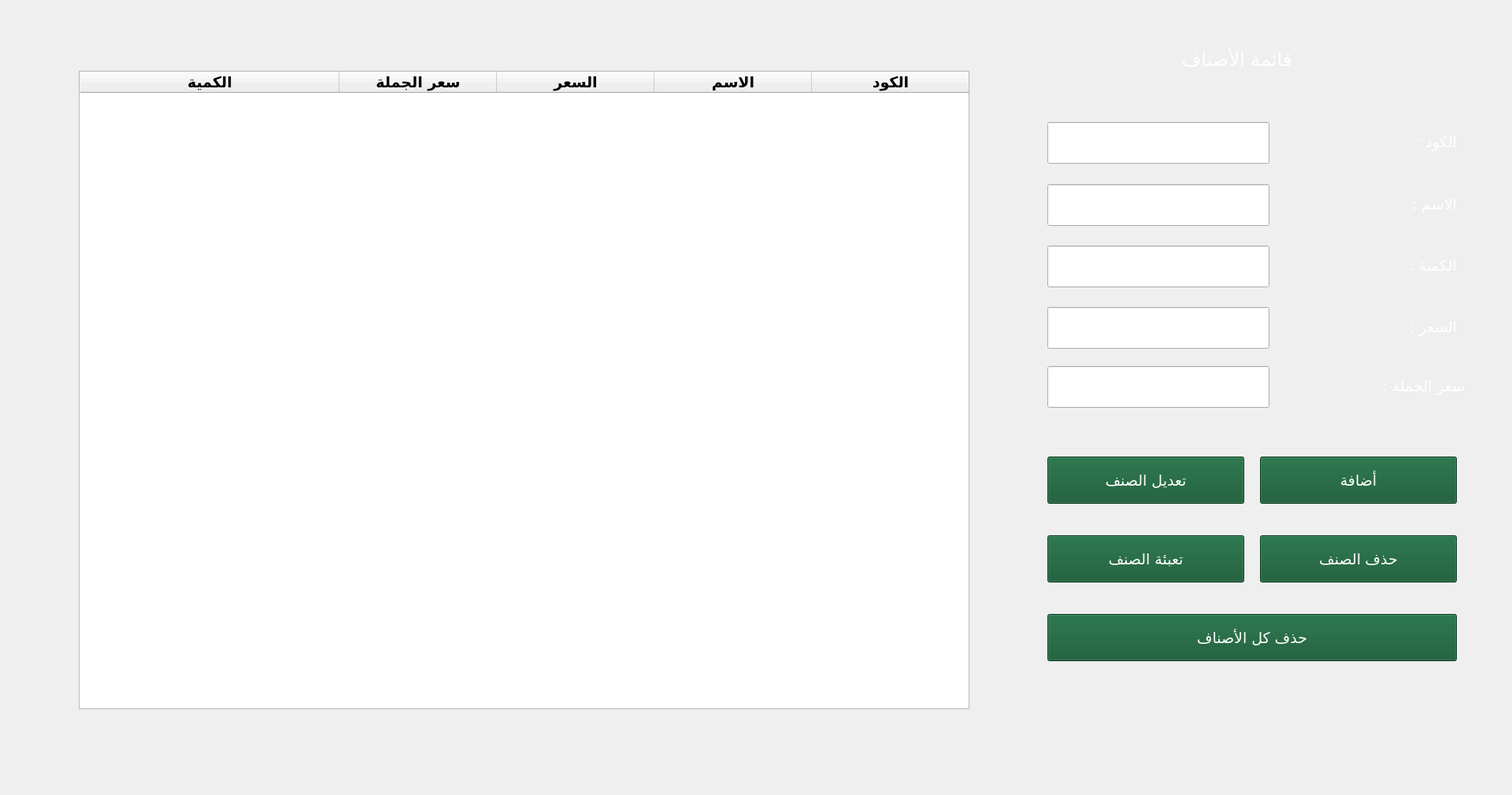
<?xml version="1.0" encoding="UTF-8"?>
<ui version="4.0">
 <class>MainWindow</class>
 <widget class="QMainWindow" name="MainWindow">
  <property name="geometry">
   <rect>
    <x>0</x>
    <y>0</y>
    <width>1920</width>
    <height>1010</height>
   </rect>
  </property>
  <property name="font">
   <font>
    <family>Emad-Diana eXtra</family>
    <pointsize>12</pointsize>
    <weight>75</weight>
    <bold>true</bold>
   </font>
  </property>
  <property name="windowTitle">
   <string>قائمة القطع</string>
  </property>
  <property name="layoutDirection">
   <enum>Qt::LeftToRight</enum>
  </property>
  <widget class="QWidget" name="centralwidget">
   <widget class="QLineEdit" name="lineEdit_purePrice">
    <property name="geometry">
     <rect>
      <x>1330</x>
      <y>465</y>
      <width>282</width>
      <height>53</height>
     </rect>
    </property>
    <property name="styleSheet">
     <string notr="true">QLineEdit {
  width: 580px;
  height: 73px;
  object-fit: contain;
  opacity: 0.8;
  background-color: #fffff;
  object-fit: contain;
  font-family: Emad-DianaeXtra;
  font-size: 31px;
  font-weight: normal;
  font-stretch: normal;
  font-style: normal;
  line-height: 0.04;
  letter-spacing: normal;
  text-align: left;
 padding: 0 18 px;
selection-background-color: darkgray;
  color: black;}</string>
    </property>
   </widget>
   <widget class="QLabel" name="label_5">
    <property name="geometry">
     <rect>
      <x>1629</x>
      <y>465</y>
      <width>231</width>
      <height>51</height>
     </rect>
    </property>
    <property name="font">
     <font>
      <family>Emad-Diana eXtra</family>
      <pointsize>14</pointsize>
      <weight>50</weight>
      <italic>false</italic>
      <bold>false</bold>
     </font>
    </property>
    <property name="styleSheet">
     <string notr="true">QLabel{
 width: 156px;
  height: 26px;
  object-fit: contain;
  font-weight: normal;
  font-stretch: normal;
  font-style: normal;
  line-height: 0.04;
  letter-spacing: normal;
  text-align: right;
  color: #ffffff;}</string>
    </property>
    <property name="text">
     <string>سعر الجملة :</string>
    </property>
   </widget>
   <widget class="QTableWidget" name="tableWidget">
    <property name="geometry">
     <rect>
      <x>100</x>
      <y>90</y>
      <width>1131</width>
      <height>811</height>
     </rect>
    </property>
    <property name="layoutDirection">
     <enum>Qt::RightToLeft</enum>
    </property>
    <property name="styleSheet">
     <string notr="true">QTableWidget{
  background-color:#fffff;
  object-fit: contain;
  font-family: Emad-DianaeXtra;
  font-size: 25px;
  font-weight: normal;
  font-stretch: normal;
  font-style: normal;
  line-height: 0.04;
  letter-spacing: normal;
  text-align: center;
 selection-background-color: darkgray;
  color: black;}</string>
    </property>
    <property name="alternatingRowColors">
     <bool>true</bool>
    </property>
    <property name="selectionMode">
     <enum>QAbstractItemView::SingleSelection</enum>
    </property>
    <property name="selectionBehavior">
     <enum>QAbstractItemView::SelectRows</enum>
    </property>
    <attribute name="horizontalHeaderVisible">
     <bool>true</bool>
    </attribute>
    <attribute name="horizontalHeaderCascadingSectionResizes">
     <bool>true</bool>
    </attribute>
    <attribute name="horizontalHeaderDefaultSectionSize">
     <number>200</number>
    </attribute>
    <attribute name="horizontalHeaderShowSortIndicator" stdset="0">
     <bool>false</bool>
    </attribute>
    <attribute name="horizontalHeaderStretchLastSection">
     <bool>true</bool>
    </attribute>
    <attribute name="verticalHeaderVisible">
     <bool>false</bool>
    </attribute>
    <column>
     <property name="text">
      <string>الكود</string>
     </property>
     <property name="font">
      <font>
       <family>Emad-Diana eXtra</family>
       <pointsize>14</pointsize>
       <weight>75</weight>
       <bold>true</bold>
      </font>
     </property>
    </column>
    <column>
     <property name="text">
      <string>الاسم</string>
     </property>
     <property name="font">
      <font>
       <family>Emad-Diana eXtra</family>
       <pointsize>14</pointsize>
       <weight>75</weight>
       <bold>true</bold>
      </font>
     </property>
    </column>
    <column>
     <property name="text">
      <string>السعر</string>
     </property>
     <property name="font">
      <font>
       <family>Emad-Diana eXtra</family>
       <pointsize>14</pointsize>
       <weight>75</weight>
       <bold>true</bold>
      </font>
     </property>
    </column>
    <column>
     <property name="text">
      <string>سعر الجملة</string>
     </property>
     <property name="font">
      <font>
       <family>Emad-Diana eXtra</family>
       <pointsize>14</pointsize>
       <weight>75</weight>
       <bold>true</bold>
      </font>
     </property>
    </column>
    <column>
     <property name="text">
      <string>الكمية</string>
     </property>
     <property name="font">
      <font>
       <family>Emad-Diana eXtra</family>
       <pointsize>14</pointsize>
       <weight>75</weight>
       <bold>true</bold>
      </font>
     </property>
    </column>
   </widget>
   <widget class="QLineEdit" name="lineEdit_ID">
    <property name="geometry">
     <rect>
      <x>1330</x>
      <y>155</y>
      <width>282</width>
      <height>53</height>
     </rect>
    </property>
    <property name="sizePolicy">
     <sizepolicy hsizetype="Expanding" vsizetype="Fixed">
      <horstretch>3</horstretch>
      <verstretch>0</verstretch>
     </sizepolicy>
    </property>
    <property name="layoutDirection">
     <enum>Qt::RightToLeft</enum>
    </property>
    <property name="styleSheet">
     <string notr="true">QLineEdit {
  width: 580px;
  height: 73px;
  object-fit: contain;
  opacity: 0.8;
  background-color: #fffff;
  object-fit: contain;
  font-family: Emad-DianaeXtra;
  font-size: 31px;
  font-weight: normal;
  font-stretch: normal;
  font-style: normal;
  line-height: 0.04;
  letter-spacing: normal;
  text-align: left;
 padding: 0 18 px;
selection-background-color: darkgray;
  color: black;}</string>
    </property>
    <property name="readOnly">
     <bool>false</bool>
    </property>
    <property name="placeholderText">
     <string/>
    </property>
    <property name="clearButtonEnabled">
     <bool>false</bool>
    </property>
   </widget>
   <widget class="QLabel" name="label">
    <property name="geometry">
     <rect>
      <x>1649</x>
      <y>155</y>
      <width>201</width>
      <height>51</height>
     </rect>
    </property>
    <property name="sizePolicy">
     <sizepolicy hsizetype="Expanding" vsizetype="Preferred">
      <horstretch>1</horstretch>
      <verstretch>0</verstretch>
     </sizepolicy>
    </property>
    <property name="font">
     <font>
      <family>Emad-Diana eXtra</family>
      <pointsize>14</pointsize>
      <weight>50</weight>
      <italic>false</italic>
      <bold>false</bold>
     </font>
    </property>
    <property name="layoutDirection">
     <enum>Qt::LeftToRight</enum>
    </property>
    <property name="autoFillBackground">
     <bool>false</bool>
    </property>
    <property name="styleSheet">
     <string notr="true">QLabel{
 width: 156px;
  height: 26px;
  object-fit: contain;
  font-weight: normal;
  font-stretch: normal;
  font-style: normal;
  line-height: 0.04;
  letter-spacing: normal;
  text-align: right;
  color: #ffffff;}</string>
    </property>
    <property name="text">
     <string>الكود :</string>
    </property>
    <property name="wordWrap">
     <bool>false</bool>
    </property>
    <property name="indent">
     <number>-4</number>
    </property>
   </widget>
   <widget class="QLabel" name="label_2">
    <property name="geometry">
     <rect>
      <x>1649</x>
      <y>234</y>
      <width>201</width>
      <height>51</height>
     </rect>
    </property>
    <property name="sizePolicy">
     <sizepolicy hsizetype="Expanding" vsizetype="Preferred">
      <horstretch>1</horstretch>
      <verstretch>0</verstretch>
     </sizepolicy>
    </property>
    <property name="font">
     <font>
      <family>Emad-Diana eXtra</family>
      <pointsize>14</pointsize>
      <weight>50</weight>
      <italic>false</italic>
      <bold>false</bold>
     </font>
    </property>
    <property name="styleSheet">
     <string notr="true">QLabel{
 width: 156px;
  height: 26px;
  object-fit: contain;
  font-weight: normal;
  font-stretch: normal;
  font-style: normal;
  line-height: 0.04;
  letter-spacing: normal;
  text-align: right;
  color: #ffffff;}</string>
    </property>
    <property name="text">
     <string>الاسم :</string>
    </property>
   </widget>
   <widget class="QLineEdit" name="lineEdit_Name">
    <property name="geometry">
     <rect>
      <x>1330</x>
      <y>234</y>
      <width>282</width>
      <height>53</height>
     </rect>
    </property>
    <property name="sizePolicy">
     <sizepolicy hsizetype="Expanding" vsizetype="Fixed">
      <horstretch>3</horstretch>
      <verstretch>0</verstretch>
     </sizepolicy>
    </property>
    <property name="layoutDirection">
     <enum>Qt::RightToLeft</enum>
    </property>
    <property name="styleSheet">
     <string notr="true">QLineEdit {
  width: 580px;
  height: 73px;
  object-fit: contain;
  opacity: 0.8;
  background-color: #fffff;
  object-fit: contain;
  font-family: Emad-DianaeXtra;
  font-size: 31px;
  font-weight: normal;
  font-stretch: normal;
  font-style: normal;
  line-height: 0.04;
  letter-spacing: normal;
  text-align: left;
 padding: 0 18 px;
selection-background-color: darkgray;
  color: black;}</string>
    </property>
    <property name="readOnly">
     <bool>false</bool>
    </property>
    <property name="clearButtonEnabled">
     <bool>true</bool>
    </property>
   </widget>
   <widget class="QLineEdit" name="lineEdit_Quantity">
    <property name="geometry">
     <rect>
      <x>1330</x>
      <y>312</y>
      <width>282</width>
      <height>53</height>
     </rect>
    </property>
    <property name="sizePolicy">
     <sizepolicy hsizetype="Expanding" vsizetype="Fixed">
      <horstretch>3</horstretch>
      <verstretch>0</verstretch>
     </sizepolicy>
    </property>
    <property name="layoutDirection">
     <enum>Qt::RightToLeft</enum>
    </property>
    <property name="styleSheet">
     <string notr="true">QLineEdit {
  width: 580px;
  height: 73px;
  object-fit: contain;
  opacity: 0.8;
  background-color: #fffff;
  object-fit: contain;
  font-family: Emad-DianaeXtra;
  font-size: 31px;
  font-weight: normal;
  font-stretch: normal;
  font-style: normal;
  line-height: 0.04;
  letter-spacing: normal;
  text-align: left;
 padding: 0 18 px;
selection-background-color: darkgray;
  color: black;}</string>
    </property>
    <property name="clearButtonEnabled">
     <bool>true</bool>
    </property>
   </widget>
   <widget class="QLabel" name="label_4">
    <property name="geometry">
     <rect>
      <x>1639</x>
      <y>312</y>
      <width>211</width>
      <height>51</height>
     </rect>
    </property>
    <property name="sizePolicy">
     <sizepolicy hsizetype="Expanding" vsizetype="Preferred">
      <horstretch>1</horstretch>
      <verstretch>0</verstretch>
     </sizepolicy>
    </property>
    <property name="font">
     <font>
      <family>Emad-Diana eXtra</family>
      <pointsize>14</pointsize>
      <weight>50</weight>
      <italic>false</italic>
      <bold>false</bold>
     </font>
    </property>
    <property name="styleSheet">
     <string notr="true">QLabel{
 width: 156px;
  height: 26px;
  object-fit: contain;
  font-weight: normal;
  font-stretch: normal;
  font-style: normal;
  line-height: 0.04;
  letter-spacing: normal;
  text-align: right;
  color: #ffffff;}</string>
    </property>
    <property name="text">
     <string>الكمية :</string>
    </property>
   </widget>
   <widget class="QLabel" name="label_3">
    <property name="geometry">
     <rect>
      <x>1639</x>
      <y>390</y>
      <width>211</width>
      <height>51</height>
     </rect>
    </property>
    <property name="sizePolicy">
     <sizepolicy hsizetype="Expanding" vsizetype="Preferred">
      <horstretch>1</horstretch>
      <verstretch>0</verstretch>
     </sizepolicy>
    </property>
    <property name="font">
     <font>
      <family>Emad-Diana eXtra</family>
      <pointsize>14</pointsize>
      <weight>50</weight>
      <italic>false</italic>
      <bold>false</bold>
     </font>
    </property>
    <property name="styleSheet">
     <string notr="true">QLabel{
 width: 156px;
  height: 26px;
  object-fit: contain;
  font-weight: normal;
  font-stretch: normal;
  font-style: normal;
  line-height: 0.04;
  letter-spacing: normal;
  text-align: right;
  color: #ffffff;}</string>
    </property>
    <property name="text">
     <string>السعر :</string>
    </property>
   </widget>
   <widget class="QLineEdit" name="lineEdit_Price">
    <property name="geometry">
     <rect>
      <x>1330</x>
      <y>390</y>
      <width>282</width>
      <height>53</height>
     </rect>
    </property>
    <property name="sizePolicy">
     <sizepolicy hsizetype="Expanding" vsizetype="Fixed">
      <horstretch>3</horstretch>
      <verstretch>0</verstretch>
     </sizepolicy>
    </property>
    <property name="layoutDirection">
     <enum>Qt::RightToLeft</enum>
    </property>
    <property name="styleSheet">
     <string notr="true">QLineEdit {
  width: 580px;
  height: 73px;
  object-fit: contain;
  opacity: 0.8;
  background-color: #fffff;
  object-fit: contain;
  font-family: Emad-DianaeXtra;
  font-size: 31px;
  font-weight: normal;
  font-stretch: normal;
  font-style: normal;
  line-height: 0.04;
  letter-spacing: normal;
  text-align: left;
 padding: 0 18 px;
selection-background-color: darkgray;
  color: black;}</string>
    </property>
    <property name="readOnly">
     <bool>false</bool>
    </property>
    <property name="clearButtonEnabled">
     <bool>true</bool>
    </property>
   </widget>
   <widget class="QPushButton" name="pushButton">
    <property name="geometry">
     <rect>
      <x>1600</x>
      <y>580</y>
      <width>250</width>
      <height>60</height>
     </rect>
    </property>
    <property name="sizePolicy">
     <sizepolicy hsizetype="Minimum" vsizetype="Expanding">
      <horstretch>0</horstretch>
      <verstretch>0</verstretch>
     </sizepolicy>
    </property>
    <property name="minimumSize">
     <size>
      <width>60</width>
      <height>60</height>
     </size>
    </property>
    <property name="sizeIncrement">
     <size>
      <width>0</width>
      <height>0</height>
     </size>
    </property>
    <property name="font">
     <font>
      <family>Emad-Diana eXtra</family>
      <pointsize>14</pointsize>
      <weight>50</weight>
      <italic>false</italic>
      <bold>false</bold>
     </font>
    </property>
    <property name="styleSheet">
     <string notr="true"> QPushButton {
  object-fit: contain;
  font-weight: normal;
  font-stretch: normal;
  font-style: normal;
  line-height: 0.04;
  letter-spacing: normal;
  text-align: center;
  color: #ffffff;
    background-color: #0f552f;
	font
    border-style: solid;
    }
</string>
    </property>
    <property name="text">
     <string>أضافة</string>
    </property>
   </widget>
   <widget class="QPushButton" name="pushButton_Update">
    <property name="geometry">
     <rect>
      <x>1330</x>
      <y>580</y>
      <width>250</width>
      <height>60</height>
     </rect>
    </property>
    <property name="sizePolicy">
     <sizepolicy hsizetype="Minimum" vsizetype="Expanding">
      <horstretch>0</horstretch>
      <verstretch>0</verstretch>
     </sizepolicy>
    </property>
    <property name="minimumSize">
     <size>
      <width>60</width>
      <height>60</height>
     </size>
    </property>
    <property name="font">
     <font>
      <family>Emad-Diana eXtra</family>
      <pointsize>14</pointsize>
      <weight>50</weight>
      <italic>false</italic>
      <bold>false</bold>
     </font>
    </property>
    <property name="styleSheet">
     <string notr="true"> QPushButton {
  object-fit: contain;
  font-weight: normal;
  font-stretch: normal;
  font-style: normal;
  line-height: 0.04;
  letter-spacing: normal;
  text-align: center;
  color: #ffffff;
    background-color: #0f552f;
	font
    border-style: solid;
    }
</string>
    </property>
    <property name="text">
     <string>تعديل الصنف</string>
    </property>
   </widget>
   <widget class="QPushButton" name="pushButton_Delete">
    <property name="geometry">
     <rect>
      <x>1600</x>
      <y>680</y>
      <width>250</width>
      <height>60</height>
     </rect>
    </property>
    <property name="sizePolicy">
     <sizepolicy hsizetype="Minimum" vsizetype="Expanding">
      <horstretch>0</horstretch>
      <verstretch>0</verstretch>
     </sizepolicy>
    </property>
    <property name="minimumSize">
     <size>
      <width>60</width>
      <height>60</height>
     </size>
    </property>
    <property name="font">
     <font>
      <family>DIN NEXT™ ARABIC REGULAR</family>
      <pointsize>14</pointsize>
      <weight>50</weight>
      <italic>false</italic>
      <bold>false</bold>
     </font>
    </property>
    <property name="styleSheet">
     <string notr="true"> QPushButton {
  object-fit: contain;
  font-weight: normal;
  font-stretch: normal;
  font-style: normal;
  line-height: 0.04;
  letter-spacing: normal;
  text-align: center;
  color: #ffffff;
    background-color: #0f552f;
	font
    border-style: solid;
    }
</string>
    </property>
    <property name="text">
     <string>حذف الصنف</string>
    </property>
   </widget>
   <widget class="QPushButton" name="pushButton_refill">
    <property name="geometry">
     <rect>
      <x>1330</x>
      <y>680</y>
      <width>250</width>
      <height>60</height>
     </rect>
    </property>
    <property name="sizePolicy">
     <sizepolicy hsizetype="Minimum" vsizetype="Expanding">
      <horstretch>0</horstretch>
      <verstretch>0</verstretch>
     </sizepolicy>
    </property>
    <property name="minimumSize">
     <size>
      <width>60</width>
      <height>60</height>
     </size>
    </property>
    <property name="font">
     <font>
      <family>Emad-Diana eXtra</family>
      <pointsize>14</pointsize>
      <weight>50</weight>
      <italic>false</italic>
      <bold>false</bold>
     </font>
    </property>
    <property name="styleSheet">
     <string notr="true"> QPushButton {
  object-fit: contain;
  font-weight: normal;
  font-stretch: normal;
  font-style: normal;
  line-height: 0.04;
  letter-spacing: normal;
  text-align: center;
  color: #ffffff;
    background-color: #0f552f;
	font
    border-style: solid;
    }
</string>
    </property>
    <property name="text">
     <string>تعبئة الصنف</string>
    </property>
   </widget>
   <widget class="QPushButton" name="pushButton_clear">
    <property name="geometry">
     <rect>
      <x>1330</x>
      <y>780</y>
      <width>520</width>
      <height>60</height>
     </rect>
    </property>
    <property name="sizePolicy">
     <sizepolicy hsizetype="Minimum" vsizetype="Expanding">
      <horstretch>0</horstretch>
      <verstretch>0</verstretch>
     </sizepolicy>
    </property>
    <property name="minimumSize">
     <size>
      <width>60</width>
      <height>60</height>
     </size>
    </property>
    <property name="font">
     <font>
      <family>Emad-Diana eXtra</family>
      <pointsize>14</pointsize>
      <weight>50</weight>
      <italic>false</italic>
      <bold>false</bold>
     </font>
    </property>
    <property name="styleSheet">
     <string notr="true"> QPushButton {
  object-fit: contain;
  font-weight: normal;
  font-stretch: normal;
  font-style: normal;
  line-height: 0.04;
  letter-spacing: normal;
  text-align: center;
  color: #ffffff;
    background-color: #0f552f;
	font
    border-style: solid;
    }
</string>
    </property>
    <property name="text">
     <string>حذف كل الأصناف</string>
    </property>
   </widget>
   <widget class="QLabel" name="label_6">
    <property name="geometry">
     <rect>
      <x>1270</x>
      <y>40</y>
      <width>601</width>
      <height>71</height>
     </rect>
    </property>
    <property name="font">
     <font>
      <family>Emad-Diana eXtra</family>
      <pointsize>18</pointsize>
      <weight>50</weight>
      <italic>false</italic>
      <bold>false</bold>
     </font>
    </property>
    <property name="styleSheet">
     <string notr="true">QLabel{
 width: 156px;
  height: 26px;
  object-fit: contain;
  font-weight: normal;
  font-stretch: normal;
  font-style: normal;
  line-height: 0.04;
  letter-spacing: normal;
  text-align: right;
  color: #ffffff;}</string>
    </property>
    <property name="text">
     <string>قائمة الأصناف</string>
    </property>
    <property name="alignment">
     <set>Qt::AlignCenter</set>
    </property>
   </widget>
   <widget class="QLabel" name="backGround">
    <property name="geometry">
     <rect>
      <x>0</x>
      <y>0</y>
      <width>1920</width>
      <height>1010</height>
     </rect>
    </property>
    <property name="text">
     <string/>
    </property>
    <property name="pixmap">
     <pixmap resource="resourceFiles_rc.qrc">:/backGround/1920X1030.png</pixmap>
    </property>
   </widget>
   <widget class="QLabel" name="rectangel">
    <property name="geometry">
     <rect>
      <x>1680</x>
      <y>40</y>
      <width>47</width>
      <height>61</height>
     </rect>
    </property>
    <property name="text">
     <string>&lt;html&gt;&lt;head/&gt;&lt;body&gt;&lt;p&gt;&lt;img src=&quot;:/green rectangle/rectangle-3@3x.png&quot;/&gt;&lt;/p&gt;&lt;/body&gt;&lt;/html&gt;</string>
    </property>
   </widget>
   <widget class="QLabel" name="label_7">
    <property name="geometry">
     <rect>
      <x>1370</x>
      <y>940</y>
      <width>521</width>
      <height>20</height>
     </rect>
    </property>
    <property name="text">
     <string>&lt;html&gt;&lt;head/&gt;&lt;body&gt;&lt;p&gt;&lt;img src=&quot;:/copyRights/copyright-2020-cashier-all-rights-reserved@3x.png&quot;/&gt;&lt;/p&gt;&lt;/body&gt;&lt;/html&gt;</string>
    </property>
   </widget>
   <widget class="QLabel" name="label_8">
    <property name="geometry">
     <rect>
      <x>1330</x>
      <y>920</y>
      <width>41</width>
      <height>41</height>
     </rect>
    </property>
    <property name="text">
     <string>&lt;html&gt;&lt;head/&gt;&lt;body&gt;&lt;p&gt;&lt;img src=&quot;:/bottom logo/layer-7.png&quot;/&gt;&lt;/p&gt;&lt;/body&gt;&lt;/html&gt;</string>
    </property>
   </widget>
   <zorder>backGround</zorder>
   <zorder>lineEdit_purePrice</zorder>
   <zorder>label_5</zorder>
   <zorder>tableWidget</zorder>
   <zorder>lineEdit_ID</zorder>
   <zorder>label</zorder>
   <zorder>label_2</zorder>
   <zorder>lineEdit_Name</zorder>
   <zorder>lineEdit_Quantity</zorder>
   <zorder>label_4</zorder>
   <zorder>label_3</zorder>
   <zorder>lineEdit_Price</zorder>
   <zorder>pushButton</zorder>
   <zorder>pushButton_Update</zorder>
   <zorder>pushButton_Delete</zorder>
   <zorder>pushButton_refill</zorder>
   <zorder>pushButton_clear</zorder>
   <zorder>label_6</zorder>
   <zorder>rectangel</zorder>
   <zorder>label_7</zorder>
   <zorder>label_8</zorder>
  </widget>
 </widget>
 <resources>
  <include location="resourceFiles_rc.qrc"/>
 </resources>
 <connections/>
</ui>
